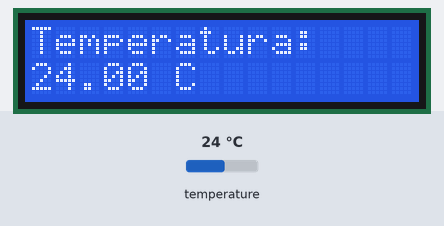
Bench run of a sketch on a simulated Arduino Uno, built with avr-gcc and run on an emulated ATmega328P. On the bench: 16×2 character LCD. The test bench sets the inputs (shaded band); at power-on: temperature 24 °C.

Above: at 1.2 s.
1.3 s: temperature set to 12 °C
At 3.3 s:
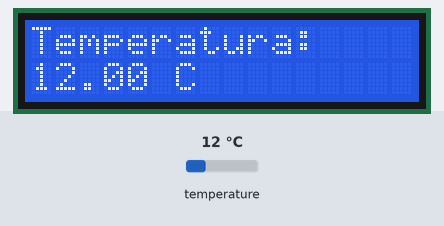
4.1 s: temperature set to 19 °C
At 4.8 s:
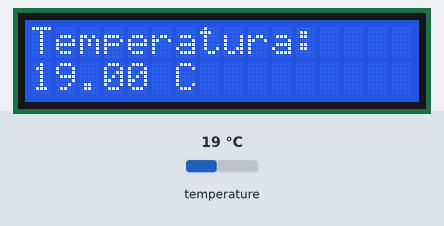
6.6 s: temperature set to 28 °C
At 8.9 s:
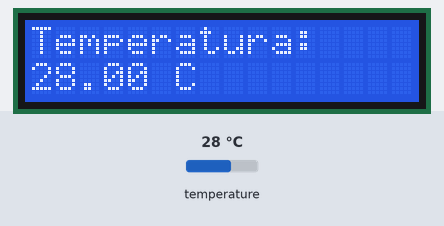
Timing chart, 0 to 10.4 s (numbered marks = the images above; inputs shaded):
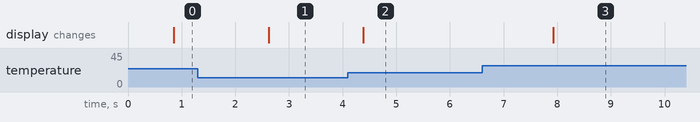

The sketch:

Codigo_Sensor_YLCD.ino
```cpp
#include <LiquidCrystal.h>
#include <OneWire.h>
#include <DallasTemperature.h>

// Pantalla LCD
// RS, E, D4, D5, D6, D7
LiquidCrystal lcd(7, 6, 5, 4, 3, 2);

// Pin donde está conectado el DS18B20
#define ONE_WIRE_BUS A0

// Configura la comunicación con el sensor
OneWire oneWire(ONE_WIRE_BUS);
DallasTemperature sensor(&oneWire);

void setup() {

  // Inicia la pantalla
  lcd.begin(16, 2);

  // Inicia el sensor
  sensor.begin();

  // Limpia la pantalla
  lcd.clear();
}

void loop() {

  // Pide al sensor que mida la temperatura
  sensor.requestTemperatures();

  // Obtiene la temperatura en Celsius
  float temperatura = sensor.getTempCByIndex(0);

  // Limpia la pantalla
  lcd.clear();

  // Primera fila
  lcd.setCursor(0, 0);
  lcd.print("Temperatura:");

  // Segunda fila
  lcd.setCursor(0, 1);
  lcd.print(temperatura, 2);
  lcd.print(" C");

  // Espera 1 segundo
  delay(1000);
}
```

Measured:
- after the input at 1.3 s, the display: changes after 1.3 s (image 1)
- after the input at 4.1 s, the display: changes after 0.29 s (image 2)
- after the input at 6.6 s, the display: changes after 1.3 s (image 3)
